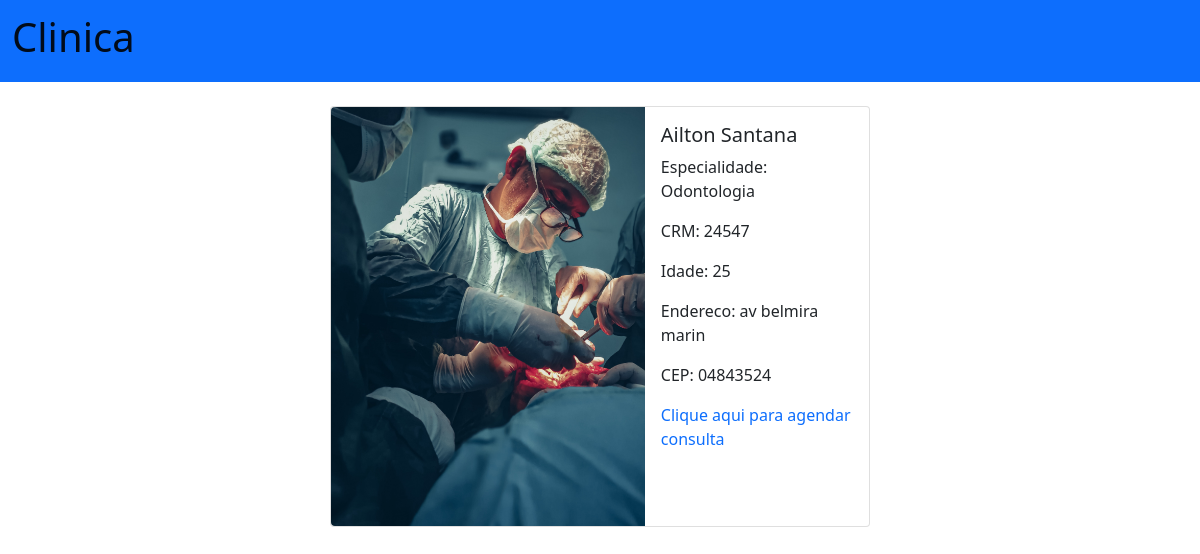
The app's page /home/1/ with its own data.
### consulta/models.py (models this page shows, shortened)
class Medico(models.Model):
    nome_completo = models.CharField(max_length=75)
    idade = models.CharField(max_length=20)
    genero = models.CharField(max_length=20)
    crm = models.CharField(max_length=20)
    endereco = models.CharField(max_length=80)
    cep = models.CharField(max_length=30)
    publicado = models.BooleanField(default=False)
    img = models.ImageField(upload_to='home/covers/%Y/%m/%d/')
    especialidade = models.ForeignKey(
        Categoria, on_delete=models.SET_NULL, null=True
    )
    autor = models.ForeignKey(
        User, on_delete=models.SET_NULL, null=True)

class Categoria(models.Model):
    especialidade = models.CharField(max_length=75)
    def __str__(self) -> str:
        return self.especialidade

### consulta/views.py (the view)
# urls.py: path('home/<int:id>/', views.medico, name='medico'),
def medico(request, id):
    medico = get_object_or_404(Medico, publicado=True, pk=id)
    return render(request, 'consulta/pages/medico.html', context={
        'medico': medico
    })

### consulta/templates/consulta/pages/medico.html
{% extends 'partials/base.html' %}
{% block conteudo %}
<div class="container mt-4 mx-auto">
  <div class="card mb-3 mx-auto" style="max-width: 540px;">
    <div class="row g-0">
      <div class="col-md-7">
        <img src="{{medico.img.url}}" class="img-fluid rounded-start" alt="...">
      </div>
      <div class="col-md-5">
        <div class="card-body">
          <h5 class="card-title">{{medico.nome_completo}}</h5>
          <p class="card-text">Especialidade: {{medico.especialidade}}</p>
          <p class="card-text">CRM: {{medico.crm}}</p>
          <p class="card-text">Idade: {{medico.idade}}</p>
          <p class="card-text">Endereco: {{medico.endereco}}</p>
          <p class="card-text">CEP: {{medico.cep}}</p>
          <p class="card-text"> <a href="{% url 'formu:formulario' %}" class="text-decoration-none">Clique aqui para
              agendar consulta</a></p>
        </div>
      </div>
    </div>
  </div>
</div>
{% endblock conteudo %}

### template_global/partials/base.html (shortened to what this page needs)
<!DOCTYPE html>
<html lang="en">
{% include 'partials/_head.html' %}
<body>
    {% include 'partials/_nav.html' %}
    {% block conteudo %}
    {% endblock conteudo %}
</body>
</html>

### template_global/partials/_head.html (shortened to what this page needs)
{% load static %}
<head>
    <link href="https://cdn.jsdelivr.net/npm/bootstrap@5.1.3/dist/css/bootstrap.min.css" rel="stylesheet"
>
     <link rel="stylesheet" href="{% static 'css/style.css' %}">
</head>

### template_global/partials/_nav.html (shortened to what this page needs)
<nav class="navbar navbar-expand-lg navbar-light bg-primary">
  <div class="container-fluid">
    <a class="navbar-brand" href="{% url 'clinica:home' %}"><h1>Clinica</h1></a>
  </div>
</nav>

### records on screen
Medico: img (picture), nome_completo "Ailton Santana", especialidade "Odontologia", crm "24547", idade "25", endereco "av belmira marin", cep "04843524"
